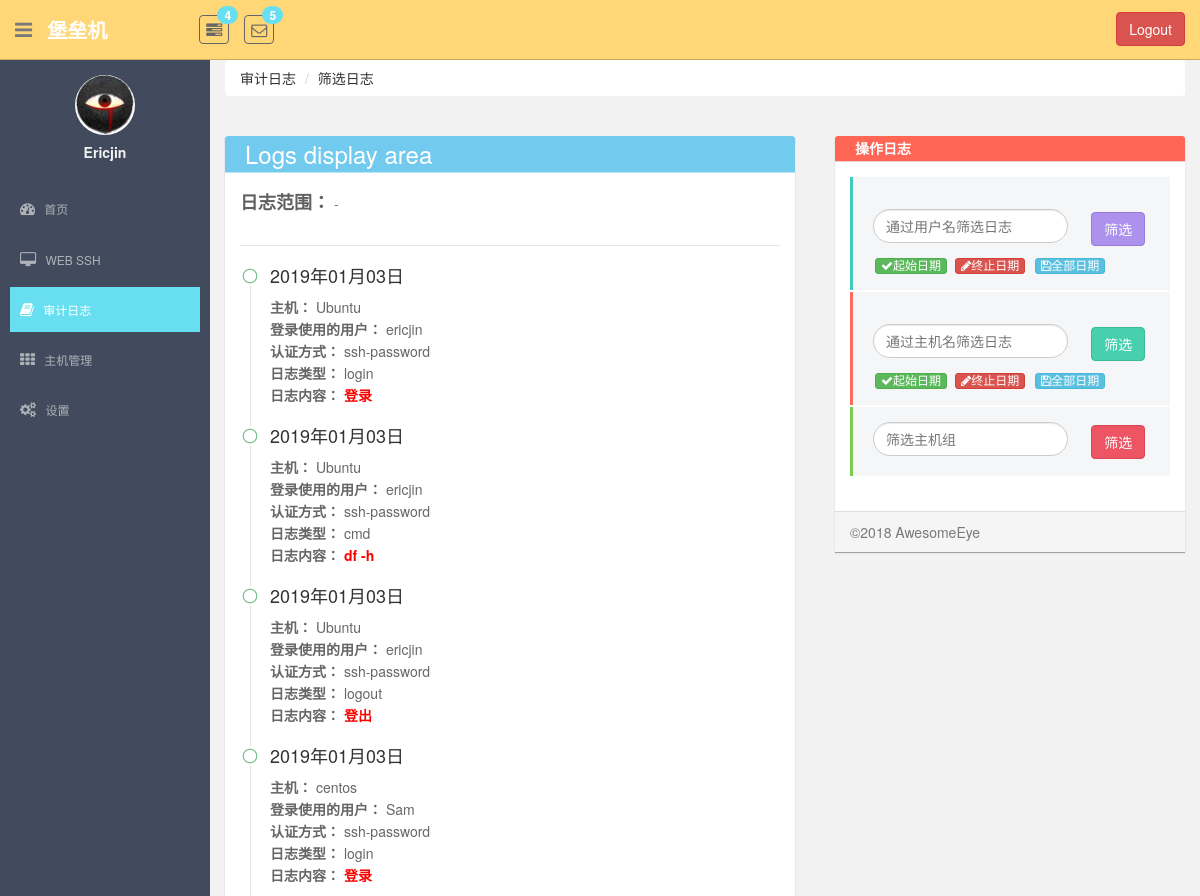
The page /monitor/log_filter/ (signed in, upper part) on the database as committed earlier.
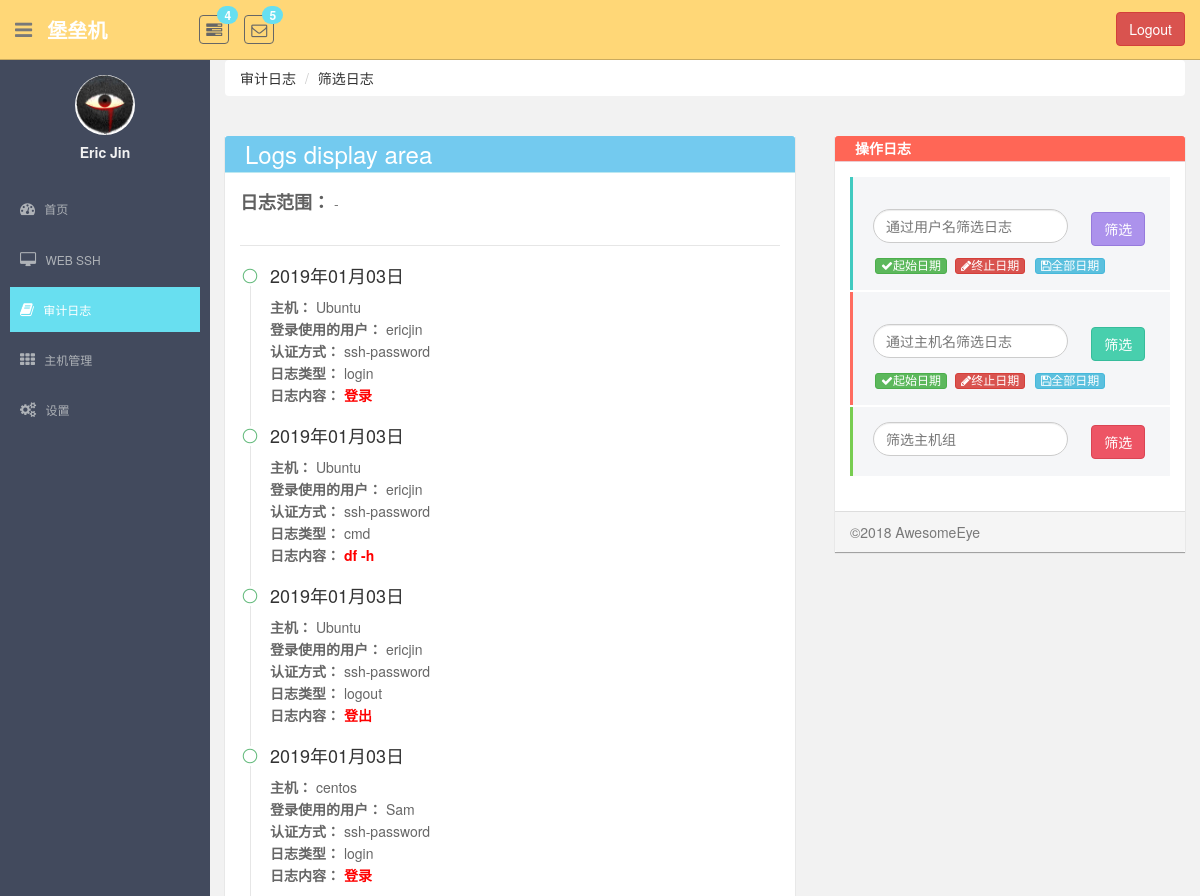
The same page on the database as committed later.
### monitor/models.py (models this page shows, shortened)
class UserProfile(AbstractBaseUser, PermissionsMixin):
    email = models.EmailField(
        verbose_name='email address',
        max_length=255,
        unique=True,
    )
    name = models.CharField(max_length=64, verbose_name="用户名", unique=True)
    host_to_remote_users = models.ManyToManyField(to="HostToRemoteUser", verbose_name="关联主机账户")
    host_group = models.ManyToManyField(to="HostGroup", verbose_name="主机组")
    last_login = models.DateTimeField(verbose_name="最近登录时间", null=True, blank=True)
    is_active = models.BooleanField(default=True)
    is_staff = models.BooleanField(default=True)
    is_superuser = models.BooleanField(default=True)
    objects = UserProfileManager()
    USERNAME_FIELD = 'email'  # 使用email作为用户名
    REQUIRED_FIELDS = ['name']  # 必须要有的字段

### monitor/views.py (the view)
class LogFilter(LoginRequiredMixin, View):
    def get(self, request):
        filter_type = request.GET.get("filter_type")
        search_field = request.GET.get("search_field")
        start_time = request.GET.get("start_time", None)
        end_time = request.GET.get("end_time", None)
        q_filter = Q()
        q_filter.connector = 'AND'
        if start_time and not end_time:
            q_filter.children.append(("record_date__gte", start_time))
        elif start_time and end_time:
            q_filter.children.append(("record_date__gte", start_time))
            q_filter.children.append(("record_date__lte", end_time))
        elif not start_time and end_time:
            q_filter.children.append(("record_date__lte", end_time))
        if filter_type == 'user':
            q_filter.children.append(("crazy_eye_account__name", search_field))
        elif filter_type == 'host':
            q_filter.children.append(("host_to_remote_users__host__name", search_field))
        log_obj = models.AuditLog.objects.filter(q_filter)
        return render(request, "log/log_filter.html", locals())

### templates/log/log_filter.html (shortened to what this page needs)
{% extends 'log/log_base.html' %}
{% block style %}
    {{ block.super }}
{% endblock %}
{% block nav %}
    <div class="breadcrumb-wrap">
        <ol class="breadcrumb">
            <li><a href="{% url 'log_page' %}">审计日志</a></li>
            <li class="active"><a href="?">筛选日志</a></li>
        </ol>
    </div>
{% endblock %}
{% block panel-area %}
    <p><span class="title">日志范围：</span> {{ start_time|date:'Y年m月d日' }} - {{ end_time|date:'Y年m月d日' }}</p>
    <fieldset class="layui-elem-field layui-field-title" style="margin-top: 30px;"></fieldset>
    <ul class="layui-timeline">
        {% for log in log_obj %}
            <li class="layui-timeline-item">
                <i class="layui-icon layui-timeline-axis"></i>
                <div class="layui-timeline-content layui-text">
                    <h3 class="layui-timeline-title">{{ log.record_date|date:'Y年m月d日' }}</h3>
                    <p>
                        <b>主机： </b><span>{{ log.host_to_remote_users.host.name }}</span>
                        <br>
                        <b>登录使用的用户： </b><span>{{ log.host_to_remote_users.remote_user.username }}</span>
                        <br>
                        <b>认证方式： </b><span>{{ log.host_to_remote_users.remote_user.get_auth_type_display }}</span>
                        <br>
                        <b>日志类型： </b><span>{{ log.get_log_type_display }}</span>
                        <br>
                        <b>日志内容： </b><b style="color: #f00;">{{ log.content }}</b>
                    </p>
                </div>
            </li>
        {% endfor %}
    </ul>
{% endblock %}

### templates/base.html (shortened to what this page needs)
{% load staticfiles %}
<!DOCTYPE html>
<html lang="en">
<head>
    <link href="{% static 'plugins/bootstrap/css/bootstrap.css' %}" rel="stylesheet">
    <link href="{% static 'css/font-awesome.css' %}" rel="stylesheet" />
    <link href="{% static 'css/style.css' %}" rel="stylesheet">
    <link rel="stylesheet" href="{% static 'plugins/layui/css/layui.css' %}">
    {% block style %}{% endblock %}
</head>
<body>
<section id="container" >
    <header class="header black-bg">
        <div class="sidebar-toggle-box">
            <div class="fa fa-bars tooltips" data-placement="right" data-original-title="Toggle Navigation"></div>
        </div>
        <a href="?" class="logo"><b>堡垒机</b></a>
        <div class="nav notify-row" id="top_menu">
            <ul class="nav top-menu">
                <li class="dropdown">
                    <a data-toggle="dropdown" class="dropdown-toggle" href="?">
                        <i class="fa fa-tasks"></i>
                        <span class="badge bg-theme">4</span>
                    </a>
                </li>
                <li id="header_inbox_bar" class="dropdown">
                    <a data-toggle="dropdown" class="dropdown-toggle" href="index.html#">
                        <i class="fa fa-envelope-o"></i>
                        <span class="badge bg-theme">5</span>
                    </a>
                </li>
            </ul>
        </div>
        <div class="top-menu">
            <ul class="nav pull-right top-menu">
                <li>
                    <button type="button" class="btn btn-danger" style="margin-top: 12px;" onclick="logout()">Logout</button>
                </li>
            </ul>
        </div>
    </header>
    <aside>
        <div id="sidebar"  class="nav-collapse ">
            <ul class="sidebar-menu" id="nav-accordion">
                <p class="centered"><a href="#"><img src="{% static 'images/ui-sam.jpg' %}" class="img-circle" width="60"></a></p>
                <h5 class="centered" style="margin-top: 10px;">{{ request.user.name|capfirst }}</h5>
                <li class="mt">
                    <a class="dashboard" href="{% url "dashboard" %}">
                        <i class="fa fa-dashboard"></i>
                        <span>首页</span>
                    </a>
                </li>
                <li class="sub-menu">
                    <a class="web-ssh" href="{% url "web_ssh" %}" >
                        <i class="fa fa-desktop"></i>
                        <span>WEB SSH</span>
                    </a>
                </li>
                <li class="sub-menu">
                    <a class="log-page" href="{% url 'log_page' %}" >
                        <i class="fa fa-book"></i>
                        <span>审计日志</span>
                    </a>
                </li>
                <li class="sub-menu">
                    <a class="host-manage" href="javascript:void(0);">
                        <i class="fa fa-th"></i>
                        <span>主机管理</span>
                    </a>
                </li>
                <li class="sub-menu">
                    <a class="setting-page" href="{% url 'setting_home' %}" >
                        <i class="fa fa-cogs"></i>
                        <span>设置</span>
                    </a>
                </li>
            </ul>
        </div>
    </aside>
    <section id="main-content">
        <section class="wrapper">
            {% block right_container %}
            {% endblock %}
        </section>
    </section>
</section>
</body>
</html>

Rows that differ between the two databases and show on the page:
changed UserProfile: user.name "Ericjin" → "Eric Jin"
